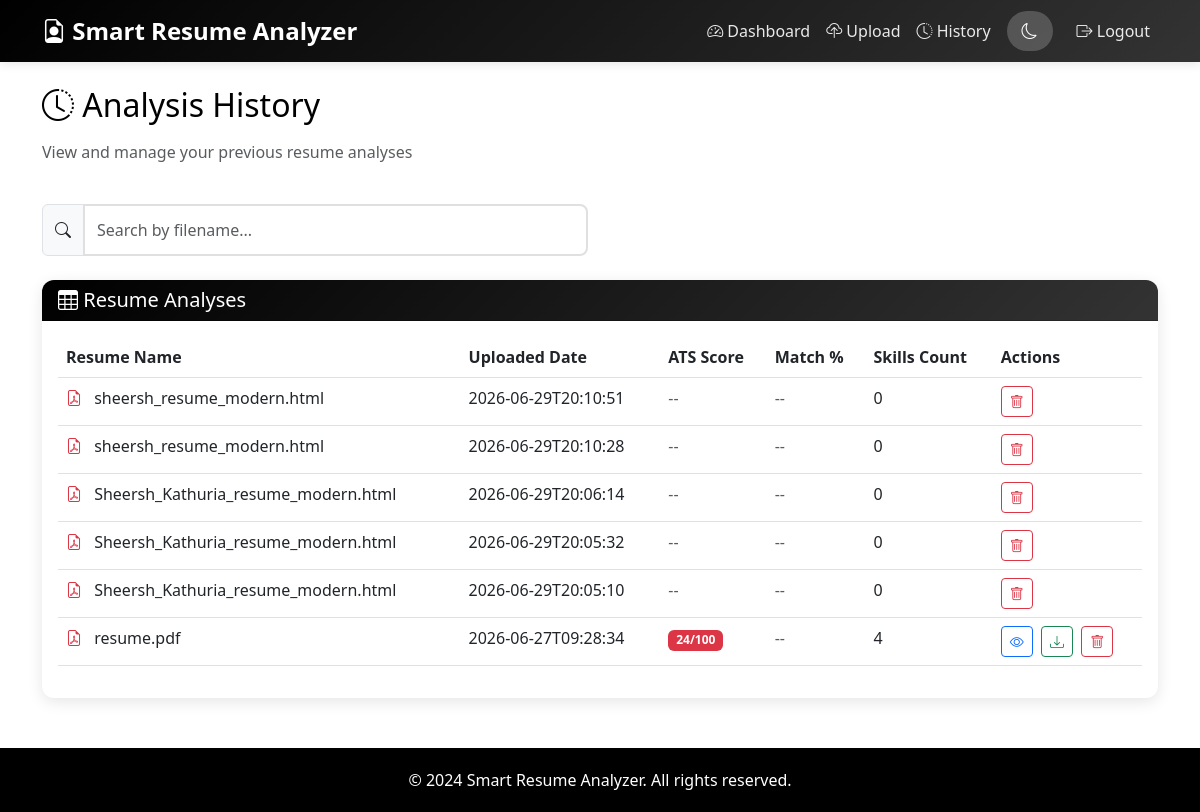
The app's page /history (signed in) with its own data.
### tables this page shows
CREATE TABLE resumes (
            id INTEGER PRIMARY KEY AUTOINCREMENT,
            user_id INTEGER NOT NULL,
            filename TEXT NOT NULL,
            filepath TEXT NOT NULL,
            uploaded_at TEXT NOT NULL,
            FOREIGN KEY (user_id) REFERENCES users (id)
        );

CREATE TABLE analyses (
            id INTEGER PRIMARY KEY AUTOINCREMENT,
            user_id INTEGER NOT NULL,
            resume_id INTEGER NOT NULL,
            analysis_data TEXT NOT NULL,
            job_description TEXT,
            ats_score INTEGER NOT NULL,
            match_percent INTEGER DEFAULT 0,
            skills_found TEXT,
            missing_keywords TEXT,
            created_at TEXT NOT NULL,
            FOREIGN KEY (user_id) REFERENCES users (id),
            FOREIGN KEY (resume_id) REFERENCES resumes (id)
        );

### app.py (the view)
    def wrapped_view(**kwargs):
        if "user_id" not in session:
            return redirect(url_for("login"))
        return view_func(**kwargs)

### app.py (called while the page is built)
def login_required(view_func):
    def wrapped_view(**kwargs):
        if "user_id" not in session:
            return redirect(url_for("login"))
        return view_func(**kwargs)
    wrapped_view.__name__ = view_func.__name__
    return wrapped_view

@app.route("/history")
@login_required
def history():
    conn = get_db_connection(DATABASE_PATH)
    rows = conn.execute(
        "SELECT r.id, r.filename, r.uploaded_at, a.id, a.ats_score, a.match_percent, a.skills_found FROM resumes r LEFT JOIN analyses a ON r.id = a.resume_id WHERE r.user_id = ? ORDER BY r.uploaded_at DESC",
        (session["user_id"],),
    ).fetchall()
    conn.close()
    records = []
    for row in rows:
        records.append({
            "resume_id": row[0],
            "filename": row[1],
            "uploaded_at": row[2],
            "analysis_id": row[3],
            "ats_score": row[4],
            "match_percent": row[5],
            "skills_found": row[6],
        })
    return render_template("history.html", records=records)

### resume_utils.py (called while the page is built)
def get_db_connection(database_path: str) -> sqlite3.Connection:
    conn = sqlite3.connect(database_path)
    conn.row_factory = sqlite3.Row
    return conn

### templates/history.html (shortened to what this page needs)
{% extends "base.html" %}
{% block content %}
<div class="row mb-4">
    <div class="col-12">
        <h2 class="mb-3">
            <i class="bi bi-clock-history"></i> Analysis History
        </h2>
        <p class="text-muted">View and manage your previous resume analyses</p>
    </div>
</div>
<div class="row mb-4">
    <div class="col-md-6">
        <div class="input-group">
            <span class="input-group-text"><i class="bi bi-search"></i></span>
            <input type="text" class="form-control" id="searchInput" placeholder="Search by filename..." onkeyup="filterTable()">
        </div>
    </div>
</div>
<div class="row">
    <div class="col-12">
        <div class="card">
            <div class="card-header">
                <h5 class="mb-0"><i class="bi bi-table"></i> Resume Analyses</h5>
            </div>
            <div class="card-body">
                {% if records %}
                <div class="table-responsive">
                    <table class="table table-custom" id="historyTable">
                        <thead>
                            <tr>
                                <th>Resume Name</th>
                                <th>Uploaded Date</th>
                                <th>ATS Score</th>
                                <th>Match %</th>
                                <th>Skills Count</th>
                                <th>Actions</th>
                            </tr>
                        </thead>
                        <tbody>
                            {% for record in records %}
                            <tr>
                                <td>
                                    <i class="bi bi-file-earmark-pdf text-danger me-2"></i>
                                    {{ record.filename }}
                                </td>
                                <td>{{ record.uploaded_at[:19] if record.uploaded_at else 'N/A' }}</td>
                                <td>
                                    {% if record.ats_score %}
                                    <span class="badge
                                        {% if record.ats_score >= 70 %}bg-success
                                        {% elif record.ats_score >= 50 %}bg-warning
                                        {% else %}bg-danger{% endif %}">
                                        {{ record.ats_score }}/100
                                    </span>
                                    {% else %}
                                    <span class="text-muted">--</span>
                                    {% endif %}
                                </td>
                                <td>
                                    {% if record.match_percent %}
                                    <span class="badge
                                        {% if record.match_percent >= 70 %}bg-success
                                        {% elif record.match_percent >= 50 %}bg-warning
                                        {% else %}bg-danger{% endif %}">
                                        {{ record.match_percent }}%
                                    </span>
                                    {% else %}
                                    <span class="text-muted">--</span>
                                    {% endif %}
                                </td>
                                <td>
                                    {% if record.skills_found %}
                                        {{ record.skills_found.split(', ')|length }}
                                    {% else %}
                                        0
                                    {% endif %}
                                </td>
                                <td>
                                    {% if record.analysis_id %}
                                    <a href="{{ url_for('analysis_detail', analysis_id=record.analysis_id) }}"
                                       class="btn btn-sm btn-outline-primary me-1" title="View Details">
                                        <i class="bi bi-eye"></i>
                                    </a>
                                    <a href="{{ url_for('report', analysis_id=record.analysis_id) }}"
                                       class="btn btn-sm btn-outline-success me-1" title="Download Report">
                                        <i class="bi bi-download"></i>
                                    </a>
                                    <form action="{{ url_for('delete_resume', resume_id=record.resume_id) }}" method="POST" style="display: inline;">
                                        <button type="submit" class="btn btn-sm btn-outline-danger" title="Delete"
                                                onclick="return confirm('Are you sure you want to delete this resume? This action cannot be undone.')">
                                            <i class="bi bi-trash"></i>
                                        </button>
                                    </form>
                                    {% else %}
                                    <form action="{{ url_for('delete_resume', resume_id=record.resume_id) }}" method="POST" style="display: inline;">
                                        <button type="submit" class="btn btn-sm btn-outline-danger" title="Delete"
                                                onclick="return confirm('Are you sure you want to delete this resume? This action cannot be undone.')">
                                            <i class="bi bi-trash"></i>
                                        </button>
                                    </form>
                                    {% endif %}
                                </td>
                            </tr>
                            {% endfor %}
                        </tbody>
                    </table>
                </div>
                {% endif %}
            </div>
        </div>
    </div>
</div>
{% endblock %}

### templates/base.html (shortened to what this page needs)
<!DOCTYPE html>
<html lang="en">
<head>
    <link href="https://cdn.jsdelivr.net/npm/bootstrap@5.3.0/dist/css/bootstrap.min.css" rel="stylesheet">
    <link rel="stylesheet" href="https://cdn.jsdelivr.net/npm/bootstrap-icons@1.10.0/font/bootstrap-icons.css">
</head>
<body>
    <nav class="navbar navbar-expand-lg navbar-custom">
        <div class="container">
            <a class="navbar-brand" href="{{ url_for('home') }}">
                <i class="bi bi-file-earmark-person"></i> Smart Resume Analyzer
            </a>
            <div class="collapse navbar-collapse" id="navbarNav">
                <ul class="navbar-nav ms-auto align-items-center">
                    {% if session.get('user_id') %}
                        <li class="nav-item">
                            <a class="nav-link" href="{{ url_for('dashboard') }}">
                                <i class="bi bi-speedometer2"></i> Dashboard
                            </a>
                        </li>
                        <li class="nav-item">
                            <a class="nav-link" href="{{ url_for('upload') }}">
                                <i class="bi bi-cloud-upload"></i> Upload
                            </a>
                        </li>
                        <li class="nav-item">
                            <a class="nav-link" href="{{ url_for('history') }}">
                                <i class="bi bi-clock-history"></i> History
                            </a>
                        </li>
                        <li class="nav-item">
                            <button class="dark-mode-toggle ms-2" onclick="toggleDarkMode()">
                                <i class="bi bi-moon"></i>
                            </button>
                        </li>
                        <li class="nav-item ms-3">
                            <a class="nav-link" href="{{ url_for('logout') }}">
                                <i class="bi bi-box-arrow-right"></i> Logout
                            </a>
                        </li>
                    {% endif %}
                </ul>
            </div>
        </div>
    </nav>
    <main class="container mt-4 mb-5">
        {% block content %}{% endblock %}
    </main>
    <footer class="footer">
        <div class="container text-center">
            <p class="mb-0">&copy; 2024 Smart Resume Analyzer. All rights reserved.</p>
        </div>
    </footer>
</body>
</html>

### templates/base.html (style rules this page uses)
:root { --primary-color: #000000; --secondary-color: #333333; --accent-color: #E74C3C; --success-color: #27AE60; --light-bg: #FFFFFF; --dark-bg: #000000; --card-bg: #FFFFFF; --text-color: #000000; --text-muted: #666666; }
body { font-family: 'Segoe UI', Tahoma, Geneva, Verdana, sans-serif; background-color: var(--light-bg); color: var(--text-color); transition: all 0.3s ease; }
.navbar-custom { background: linear-gradient(135deg, var(--primary-color) 0%, var(--secondary-color) 100%); box-shadow: 0 2px 10px rgba(0,0,0,0.1); }
.navbar-custom .navbar-brand { font-weight: 700; font-size: 1.5rem; color: white !important; }
.navbar-custom .nav-link { color: rgba(255,255,255,0.9) !important; font-weight: 500; transition: color 0.3s ease; }
.card { background-color: var(--card-bg); border: none; border-radius: 12px; box-shadow: 0 4px 15px rgba(0,0,0,0.1); transition: transform 0.3s ease, box-shadow 0.3s ease; }
.card-header { background: linear-gradient(135deg, var(--primary-color) 0%, var(--secondary-color) 100%); color: white; border-radius: 12px 12px 0 0 !important; font-weight: 600; }
.form-control { border-radius: 8px; border: 2px solid #E0E0E0; padding: 12px; transition: border-color 0.3s ease; }
.table-custom { background-color: var(--card-bg); }
.table-custom thead { background: linear-gradient(135deg, var(--primary-color) 0%, var(--secondary-color) 100%); color: white; }
.table-custom tbody tr { transition: background-color 0.3s ease; }
.footer { background: var(--primary-color); color: white; padding: 20px 0; margin-top: 50px; }
.dark-mode-toggle { cursor: pointer; padding: 8px 15px; border-radius: 20px; background: rgba(255,255,255,0.2); color: white; border: none; transition: all 0.3s ease; }

### records on screen
resumes: filename "sheersh_resume_modern.html", uploaded_at "2026-06-29T20:10:51"
resumes: filename "sheersh_resume_modern.html", uploaded_at "2026-06-29T20:10:28"
resumes: filename "Sheersh_Kathuria_resume_modern.html", uploaded_at "2026-06-29T20:06:14"
resumes: filename "Sheersh_Kathuria_resume_modern.html", uploaded_at "2026-06-29T20:05:32"
resumes: filename "Sheersh_Kathuria_resume_modern.html", uploaded_at "2026-06-29T20:05:10"
analyses: filename "resume.pdf", uploaded_at "2026-06-27T09:28:34", ats_score "24", skills_found.split|length "4"
